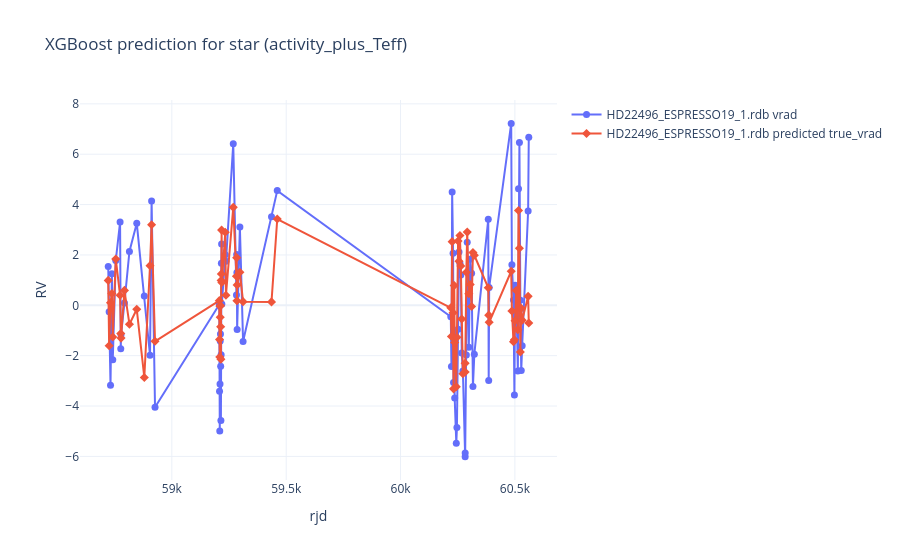

This figure's notebook cell:
### Code cell
model_to_apply = 'activity_plus_Teff'  # best_model_name
model = xgb_models[model_to_apply]
feature_columns = list(xgb_results_df.set_index('model_name').loc[model_to_apply, 'features'])

star_raw_for_model_df = pd.read_csv(star_raw_csv_path)
star_df = utils.apply_normalization_specs(
    star_raw_for_model_df,
    normalization_specs=normalization_specs,
)

missing_feature_columns = [column for column in feature_columns if column not in star_df.columns]
if missing_feature_columns:
    raise KeyError(f'Missing derived feature columns for prediction: {missing_feature_columns}')

star_prediction_df = star_df.copy()
for column in feature_columns:
    star_prediction_df[column] = pd.to_numeric(star_prediction_df[column], errors='coerce')

star_prediction_df = star_prediction_df.dropna(subset=feature_columns).sort_values(
    ['observation_file', 'rjd']
).copy()
star_prediction_df['predicted_true_vrad'] = model.predict(star_prediction_df[feature_columns])

display(
    pd.Series(
    {
        'model_name': model_to_apply,
        'features': feature_columns,
        'n_star_rows': len(star_prediction_df),
        'n_star_observations': star_prediction_df['observation_file'].nunique(),
        'n_train_rows': len(train_df),
    }
    ).to_frame('value')
)

fig = go.Figure()
for obs_name, obs_df in star_prediction_df.groupby('observation_file', sort=True):
    fig.add_trace(
        go.Scatter(
            x=obs_df['rjd'],
            y=obs_df['vrad_subtract_mean'],
            mode='markers+lines',
            marker=dict(size=7),
            name=f'{obs_name} vrad',
            hovertemplate='obs=%{fullData.name}<br>rjd=%{x}<br>vrad=%{y}<extra></extra>',
        )
    )
    fig.add_trace(
        go.Scatter(
            x=obs_df['rjd'],
            y=obs_df['predicted_true_vrad'],
            mode='markers+lines',
            marker=dict(size=7, symbol='diamond'),
            name=f'{obs_name} predicted true_vrad',
            hovertemplate='obs=%{fullData.name}<br>rjd=%{x}<br>predicted true_vrad=%{y}<extra></extra>',
        )
    )
fig.update_layout(
    title=f'XGBoost prediction for star ({model_to_apply})',
    xaxis_title='rjd',
    yaxis_title='RV',
    template='plotly_white',
    hovermode='closest',
)
fig.show()

star_prediction_df[['observation_file', 'rjd', 'vrad', 'predicted_true_vrad', *feature_columns]].head()

### Figure 1 — Plotly figure (JSON) as saved in the notebook; plotly's stock layout.template omitted (floating-point values rounded to 4 significant figures)
{"data": [{"hovertemplate": "obs=%{fullData.name}<br>rjd=%{x}<br>vrad=%{y}<extra></extra>", "marker": {"size": 7}, "mode": "markers+lines", "name": "HD22496_ESPRESSO19_1.rdb vrad", "type": "scatter", "x": [58720.0, 58730.0, 58730.0, 58740.0, 58740.0, 58750.0, 58770.0, 58780.0, 58780.0, 58790.0, 58810.0, 58850.0, 58880.0, 58900.0, 58910.0, 58930.0, 59210.0, 59210.0, 59210.0, 59210.0, 59210.0, 59210.0, 59210.0, 59210.0, 59220.0, 59220.0, 59220.0, 59220.0, 59230.0, 59240.0, 59270.0, 59280.0, 59280.0, 59280.0, 59290.0, 59300.0, 59310.0, 59440.0, 59460.0, 60220.0, 60220.0, 60230.0, 60230.0, 60230.0, 60230.0, 60240.0, 60240.0, 60250.0, 60250.0, 60260.0, 60260.0, 60260.0, 60270.0, 60270.0, 60280.0, 60280.0, 60290.0, 60290.0, 60300.0, 60300.0, 60310.0, 60320.0, 60320.0, 60380.0, 60390.0, 60390.0, 60480.0, 60490.0, 60490.0, 60500.0, 60500.0, 60510.0, 60510.0, 60520.0, 60520.0, 60520.0, 60530.0, 60530.0, 60560.0, 60560.0], "y": [1.536, -0.261, -3.178, 1.249, -2.164, 1.775, 3.308, -1.724, -1.171, 0.0913, 2.136, 3.259, 0.3735, -1.983, 4.146, -4.05, 0.03061, -3.41, -4.988, -3.12, -1.422, -1.135, -2.422, -4.579, -1.965, 1.668, 2.433, 0.04738, 2.003, 1.752, 6.418, 0.4047, 2.019, 1.3, -0.9647, 3.113, -1.439, 3.512, 4.556, -0.4565, -2.432, 4.5, 2.072, -3.066, -1.105, -3.679, -5.476, -4.849, -0.9476, 2.119, 1.669, 1.203, -1.898, -2.609, -6.009, -5.863, -1.97, 2.502, -1.668, 1.825, 1.273, -3.224, -1.941, 3.417, -2.986, 0.7074, 7.224, 1.614, 0.2075, -3.562, 0.7931, 0.5664, -2.609, 4.626, 6.463, 0.1976, -2.585, -1.607, 3.742, 6.669]}, {"hovertemplate": "obs=%{fullData.name}<br>rjd=%{x}<br>predicted true_vrad=%{y}<extra></extra>", "marker": {"size": 7, "symbol": "diamond"}, "mode": "markers+lines", "name": "HD22496_ESPRESSO19_1.rdb predicted true_vrad", "type": "scatter", "x": [58720.0, 58730.0, 58730.0, 58740.0, 58740.0, 58750.0, 58770.0, 58780.0, 58780.0, 58790.0, 58810.0, 58850.0, 58880.0, 58900.0, 58910.0, 58930.0, 59210.0, 59210.0, 59210.0, 59210.0, 59210.0, 59210.0, 59210.0, 59210.0, 59220.0, 59220.0, 59220.0, 59220.0, 59230.0, 59240.0, 59270.0, 59280.0, 59280.0, 59280.0, 59290.0, 59300.0, 59310.0, 59440.0, 59460.0, 60220.0, 60220.0, 60230.0, 60230.0, 60230.0, 60230.0, 60240.0, 60240.0, 60250.0, 60250.0, 60260.0, 60260.0, 60260.0, 60270.0, 60270.0, 60280.0, 60280.0, 60290.0, 60290.0, 60300.0, 60300.0, 60310.0, 60320.0, 60320.0, 60380.0, 60390.0, 60390.0, 60480.0, 60490.0, 60490.0, 60500.0, 60500.0, 60510.0, 60510.0, 60520.0, 60520.0, 60520.0, 60530.0, 60530.0, 60560.0, 60560.0], "y": [0.9886, -1.607, 0.09997, 0.4671, -1.26, 1.84, 0.3967, -1.124, -1.302, 0.5923, -0.7505, -0.1592, -2.865, 1.574, 3.201, -1.431, 0.1851, -1.357, -2.053, -0.03372, -0.4717, -0.01245, -0.8492, -2.139, 0.9892, 1.247, 2.985, 0.9075, 2.903, 0.3988, 3.89, 1.156, 1.893, 0.1792, 0.8098, 1.31, 0.1446, 0.1347, 3.426, -0.09709, -1.237, 2.527, -0.2963, -3.318, 0.7867, -1.479, -3.233, -1.272, 2.554, 1.753, 2.772, 1.565, -0.5442, -2.716, -2.299, -2.646, 1.311, 2.908, 0.4561, 0.8258, -0.04483, 2.098, 1.987, 0.6962, -0.3902, -0.6751, 1.352, -0.2275, -1.443, -1.371, -0.6161, 0.5861, -0.9663, 3.762, 2.263, -1.853, -0.1217, -0.59, 0.3557, -0.7036]}], "layout": {"hovermode": "closest", "title": {"text": "XGBoost prediction for star (activity_plus_Teff)"}, "xaxis": {"title": {"text": "rjd"}}, "yaxis": {"title": {"text": "RV"}}}}
